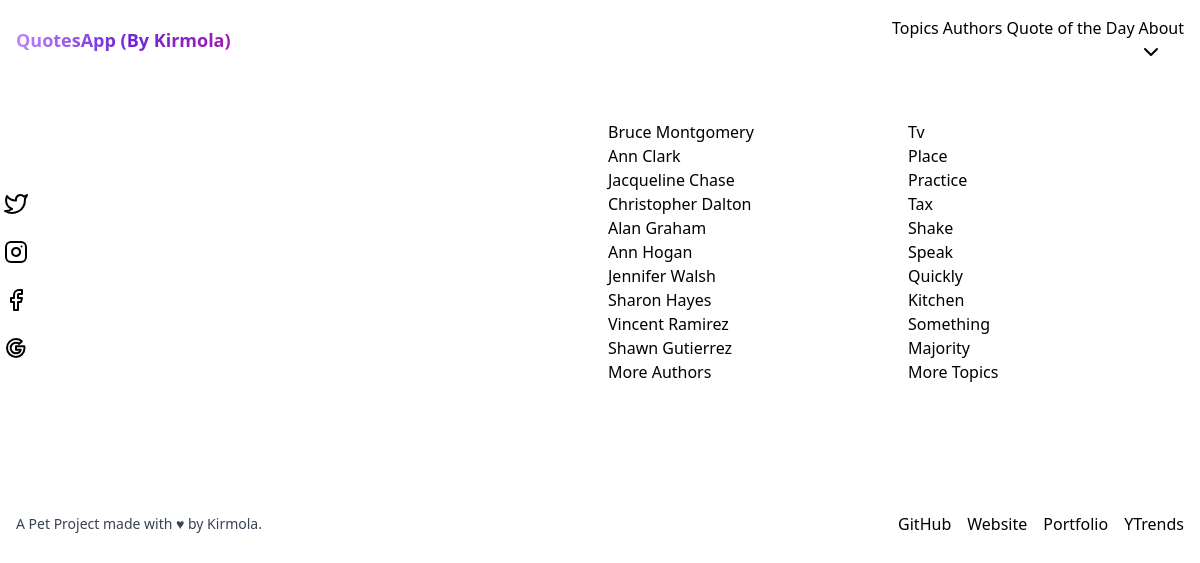
/, run on an earlier commit of the app's database.
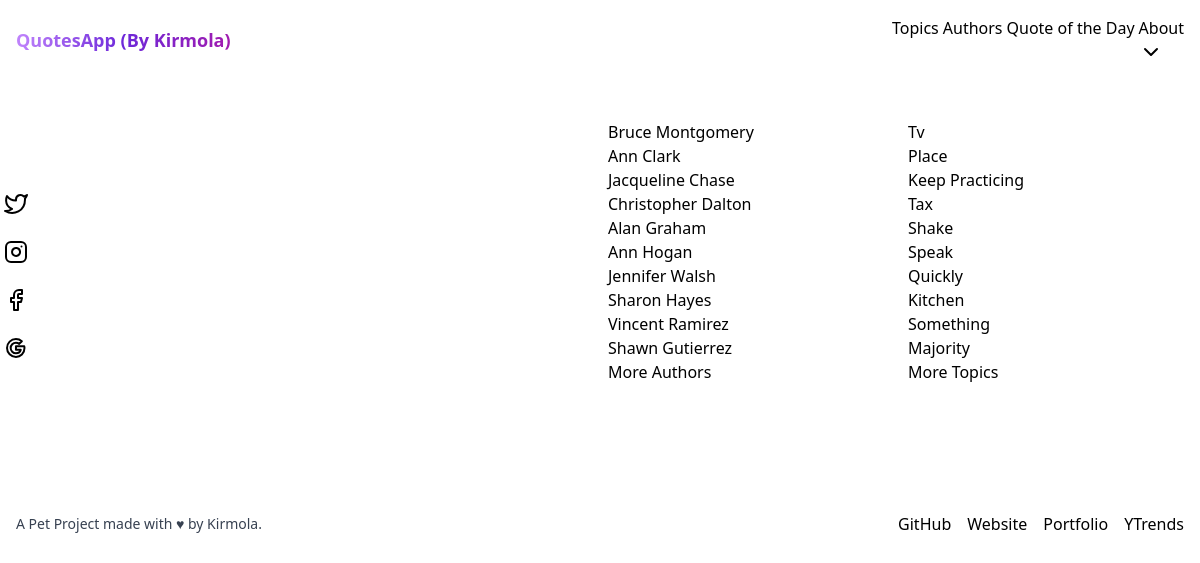
And on a later commit of the database.
### mainapp/models.py (models this page shows, shortened)
class Topic(models.Model):
    topic = models.CharField(
        "Topics/Tags: ", max_length=50, default=None, unique=True)
    topic_slug = AutoSlugField(
        editable=False, populate_from="topic", default=None, unique=True)
    class Meta:
        app_label = "mainapp"
        verbose_name = "Topic"
        verbose_name_plural = "Topics"

### mainapp/views.py (the view)
# urls.py: path("", HomeView.as_view(), name="home"),
class HomeView(ListView):
    template_name = "homepage.html"
    def get_queryset(self):
        top_10_authors = Author.objects.all()[:10].values("author", "author_slug")
        top_10_topics = Topic.objects.all()[:10].values("topic", "topic_slug")
        return (top_10_authors, top_10_topics)

### mainapp/context_processors.py (called while the page is built)
def getSiteName(request):
    return {"SITE_NAME":settings.SITE_NAME}

### templates/homepage.html (shortened to what this page needs)
{% extends "base.html" %}
{% load static i18n %}
{% block base_content %}
<div class="grid grid-cols-1 md:grid-cols-2 gap-4">
  <div class="">
    <div class="mb-6 rounded-md p-3 md:max-w-3xl text-center self-center">
    </div>
    <a target="_blank" rel="noopener" href="" class="md:w-36 md:my-1 md:mx-1 rounded-full btn-lg btn btn-icon btn-twitter"></a>
    <a target="_blank" rel="noopener" href="" class="md:w-36 md:my-1 md:mx-1 rounded-full btn-lg btn btn-icon btn-instagram"></a>
    <a target="_blank" rel="noopener" href="" class="md:w-36 md:my-1 md:mx-1 rounded-full btn-lg btn btn-icon btn-facebook"><svg xmlns="http://www.w3.org/2000/svg" width="24" height="24" viewBox="0 0 24 24" fill="none" stroke="currentColor" stroke-width="2" stroke-linecap="round" stroke-linejoin="round"><path d="M18 2h-3a5 5 0 0 0-5 5v3H7v4h3v8h4v-8h3l1-4h-4V7a1 1 0 0 1 1-1h3z"></path></svg></a>
    <a target="_blank" rel="noopener" href="" class="md:w-36 md:my-1 md:mx-1 rounded-full btn-lg btn btn-icon btn-google"></a>
  </div>
  <div class="grid grid-cols-1 md:grid-cols-2 gap-3">
    <ul class="list">
      {% for each in object_list.0 %}
      <a class="list-item" href="{% url "Author_detail" author_name=each.author_slug %}">{{each.author|title}}</a>
      {% endfor %}
      <a class="btn btn-primary" href="{% url "authors" %}">More Authors</a>
    </ul>
    <ul class="list">
      {% for each in object_list.1 %}
      <a class="list-item" href="{% url "Topic_detail" topic_name=each.topic_slug %}">{{each.topic|title}}</a>
      {% endfor %}
      <a class="btn btn-primary" href="{% url "topics" %}">More Topics</a>
    </ul>
  </div>
</div>
{% endblock base_content %}

What changed in the data, as far as the page shows it:
changed Topic: topic "Practice" → "Keep Practicing"
